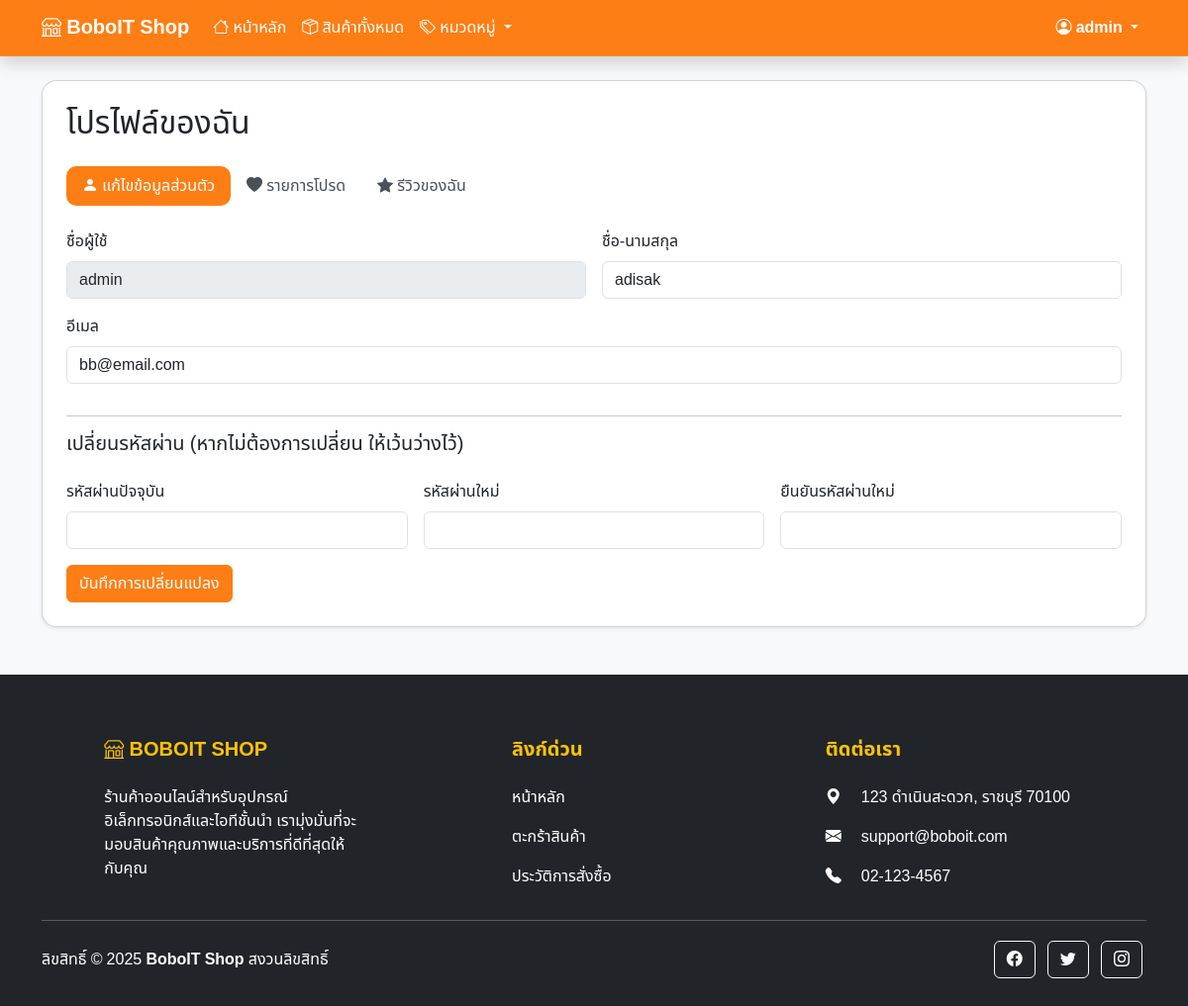
Page /profile.php (signed in) on the earlier database version.
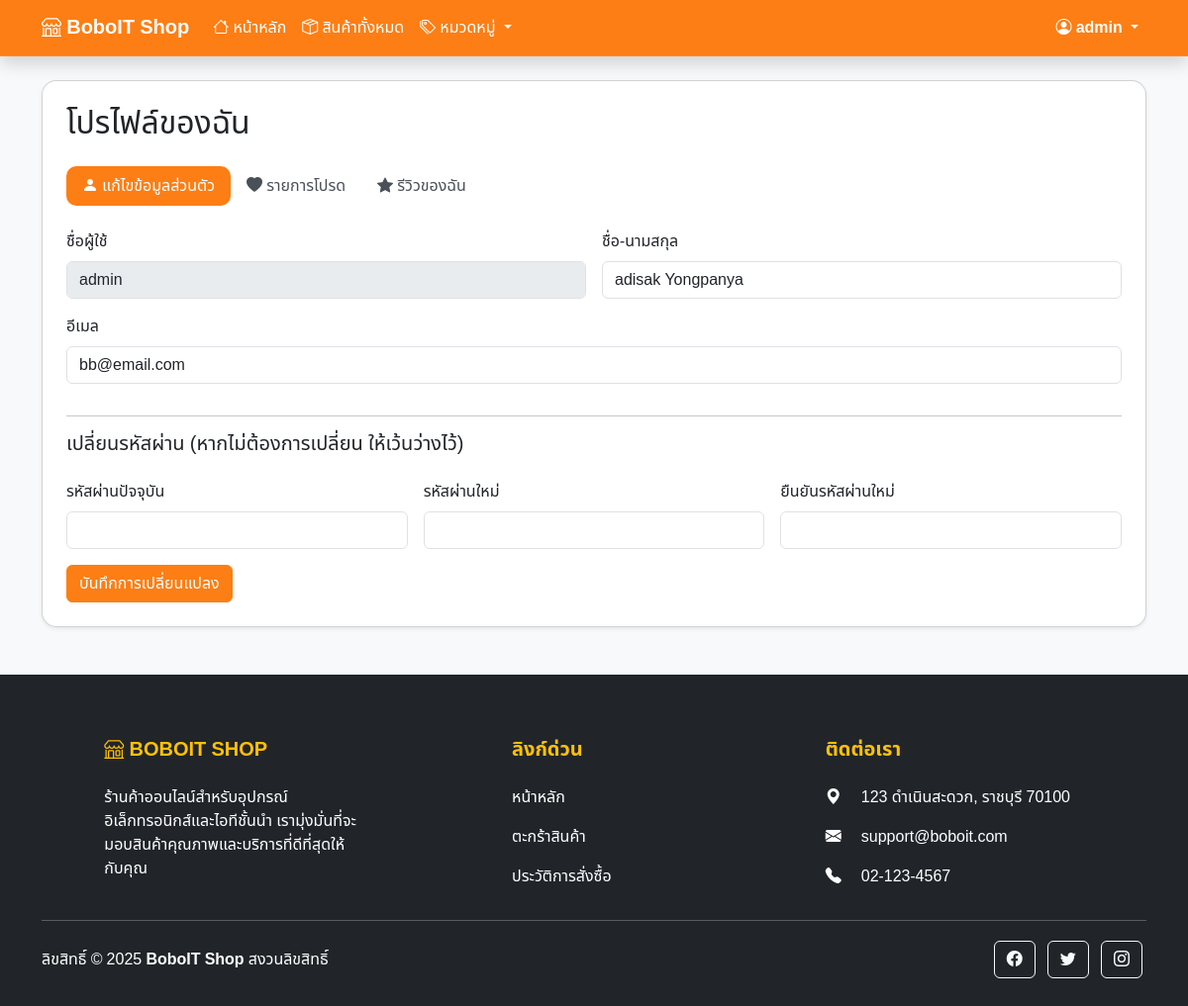
Same page on the later database version.
### tables this page shows
CREATE TABLE `users` (
  `user_id` int(11) NOT NULL,
  `username` varchar(50) NOT NULL,
  `password` varchar(255) NOT NULL,
  `email` varchar(100) NOT NULL,
  `full_name` varchar(100) DEFAULT NULL,
  `role` enum('admin','member') DEFAULT 'member',
  `created_at` timestamp NOT NULL DEFAULT current_timestamp()
);

### profile.php (the view, shortened to what this page needs)
<?php
require 'config.php';
$user_id = $_SESSION['user_id'];
$stmt = $conn->prepare("SELECT * FROM users WHERE user_id = ?");
$stmt->execute([$user_id]);
$user = $stmt->fetch(PDO::FETCH_ASSOC);
?>
<!DOCTYPE html>
<html lang="th">
<head>
    <link href="https://cdn.jsdelivr.net/npm/bootstrap@5.3.7/dist/css/bootstrap.min.css" rel="stylesheet">
    <link href="https://cdn.jsdelivr.net/npm/bootstrap-icons@1.10.0/font/bootstrap-icons.css" rel="stylesheet">
    <link rel="stylesheet" href="main.css">
</head>
<body>
    <?php require_once 'navbar.php'; ?>
    <div class="container mt-4">
        <div class="card profile-card shadow-sm">
            <div class="card-body p-4">
                <h2 class="mb-4">โปรไฟล์ของฉัน</h2>
                <ul class="nav nav-pills mb-4" id="pills-tab" role="tablist">
                    <li class="nav-item" role="presentation">
                        <button class="nav-link active" id="pills-profile-tab" data-bs-toggle="pill" data-bs-target="#pills-profile" type="button" role="tab" aria-controls="pills-profile" aria-selected="true"><i class="bi bi-person-fill"></i> แก้ไขข้อมูลส่วนตัว</button>
                    </li>
                    <li class="nav-item" role="presentation">
                        <button class="nav-link" id="pills-wishlist-tab" data-bs-toggle="pill" data-bs-target="#pills-wishlist" type="button" role="tab" aria-controls="pills-wishlist" aria-selected="false"><i class="bi bi-heart-fill"></i> รายการโปรด</button>
                    </li>
                    <li class="nav-item" role="presentation">
                        <button class="nav-link" id="pills-reviews-tab" data-bs-toggle="pill" data-bs-target="#pills-reviews" type="button" role="tab" aria-controls="pills-reviews" aria-selected="false"><i class="bi bi-star-fill"></i> รีวิวของฉัน</button>
                    </li>
                </ul>
                <div class="tab-content" id="pills-tabContent">
                    <div class="tab-pane fade show active" id="pills-profile" role="tabpanel" aria-labelledby="pills-profile-tab">
                        <form method="post" class="row g-3">
                            <div class="col-md-6">
                                <label for="username" class="form-label">ชื่อผู้ใช้</label>
                                <input type="text" id="username" class="form-control" value="<?= htmlspecialchars($user['username']) ?>" disabled readonly>
                            </div>
                            <div class="col-md-6">
                                <label for="full_name" class="form-label">ชื่อ-นามสกุล</label>
                                <input type="text" name="full_name" id="full_name" class="form-control" required value="<?= htmlspecialchars($user['full_name']) ?>">
                            </div>
                            <div class="col-12">
                                <label for="email" class="form-label">อีเมล</label>
                                <input type="email" name="email" id="email" class="form-control" required value="<?= htmlspecialchars($user['email']) ?>">
                            </div>
                            <div class="col-12">
                                <hr>
                                <h5>เปลี่ยนรหัสผ่าน (หากไม่ต้องการเปลี่ยน ให้เว้นว่างไว้)</h5>
                            </div>
                            <div class="col-md-4">
                                <label for="current_password" class="form-label">รหัสผ่านปัจจุบัน</label>
                                <input type="password" name="current_password" id="current_password" class="form-control">
                            </div>
                            <div class="col-md-4">
                                <label for="new_password" class="form-label">รหัสผ่านใหม่</label>
                                <input type="password" name="new_password" id="new_password" class="form-control">
                            </div>
                            <div class="col-md-4">
                                <label for="confirm_password" class="form-label">ยืนยันรหัสผ่านใหม่</label>
                                <input type="password" name="confirm_password" id="confirm_password" class="form-control">
                            </div>
                            <div class="col-12">
                                <button type="submit" name="update_profile" class="btn btn-warning">บันทึกการเปลี่ยนแปลง</button>
                            </div>
                        </form>
                    </div>
                </div>
            </div>
        </div>
    </div>
    <?php require_once 'footer.php'; ?>
</body>
</html>

Differences in the rows shown:
changed users "admin": full_name "adisak" → "adisak Yongpanya"
